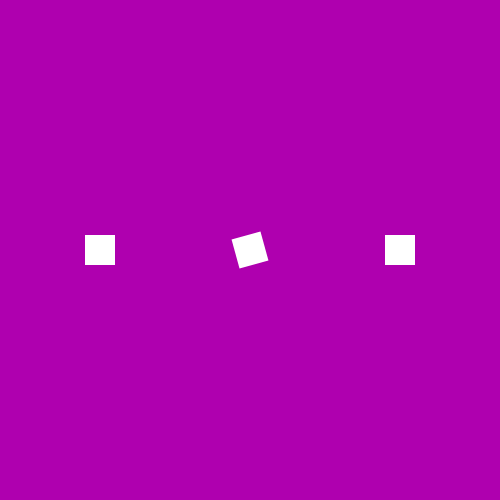
Frame 1 (no input)
Frame 60 (no input): identical to frame 1, image omitted
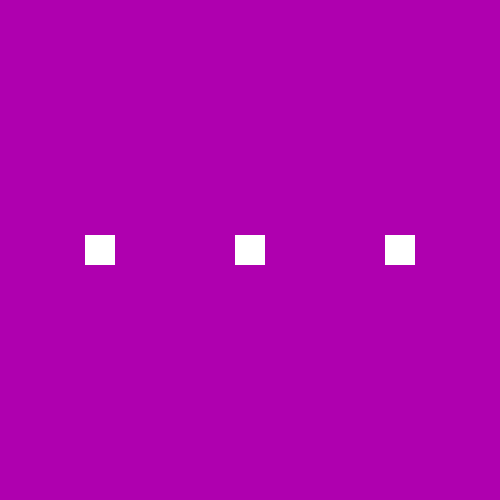
Frame 120 (the mouse pressed at the canvas centre since frame 60)

The p5.js sketch that drew these frames (run headless with seeded random() and noise() and a simulated clock; from frame 60 on, the mouse is pressed at the canvas centre):

// p5.js sketch
// ── sketch.js
var x;
var y;
var z;

function setup() {
	createCanvas(500,500);
	rectMode(CENTER);
	noStroke();
  // put setup code here
}

function draw() {


background(175,0,175);
	push();
		translate(100,250);
		
		x = map(mouseX,0,500,0,PI);
		
		rotate(x);

		rect(0,0,30,30);
	pop();


	push();
		translate(250,250);

		var distance = dist(mouseX,mouseY,250,250);
		z = map(distance,0,250,0,PI);
		console.log(distance);
		rotate(z);

		rect(0,0,30,30);
	pop();

	push();
		translate(400,250);

		y = map(mouseY,0,500,0,PI);

		rotate(y);

		rect(0,0,30,30);
	pop();
  // put drawing code here
}
